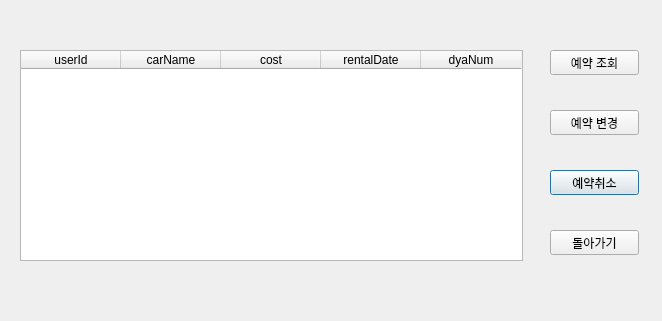
<?xml version="1.0" encoding="UTF-8"?>
<ui version="4.0">
 <class>change</class>
 <widget class="QDialog" name="change">
  <property name="geometry">
   <rect>
    <x>0</x>
    <y>0</y>
    <width>662</width>
    <height>321</height>
   </rect>
  </property>
  <property name="windowTitle">
   <string>예약변경 및 취소</string>
  </property>
  <widget class="QPushButton" name="cancel_btn">
   <property name="geometry">
    <rect>
     <x>550</x>
     <y>170</y>
     <width>89</width>
     <height>25</height>
    </rect>
   </property>
   <property name="text">
    <string>예약취소</string>
   </property>
  </widget>
  <widget class="QPushButton" name="change_btn">
   <property name="geometry">
    <rect>
     <x>550</x>
     <y>110</y>
     <width>89</width>
     <height>25</height>
    </rect>
   </property>
   <property name="text">
    <string>예약 변경</string>
   </property>
  </widget>
  <widget class="QPushButton" name="inquiry_btn">
   <property name="geometry">
    <rect>
     <x>550</x>
     <y>50</y>
     <width>89</width>
     <height>25</height>
    </rect>
   </property>
   <property name="text">
    <string>예약 조회</string>
   </property>
  </widget>
  <widget class="QTableWidget" name="list">
   <property name="geometry">
    <rect>
     <x>20</x>
     <y>50</y>
     <width>503</width>
     <height>211</height>
    </rect>
   </property>
   <column>
    <property name="text">
     <string>userId</string>
    </property>
   </column>
   <column>
    <property name="text">
     <string>carName</string>
    </property>
   </column>
   <column>
    <property name="text">
     <string>cost</string>
    </property>
   </column>
   <column>
    <property name="text">
     <string>rentalDate</string>
    </property>
   </column>
   <column>
    <property name="text">
     <string>dyaNum</string>
    </property>
   </column>
  </widget>
  <widget class="QPushButton" name="back_btn">
   <property name="geometry">
    <rect>
     <x>550</x>
     <y>230</y>
     <width>89</width>
     <height>25</height>
    </rect>
   </property>
   <property name="text">
    <string>돌아가기</string>
   </property>
  </widget>
 </widget>
 <resources/>
 <connections/>
</ui>
